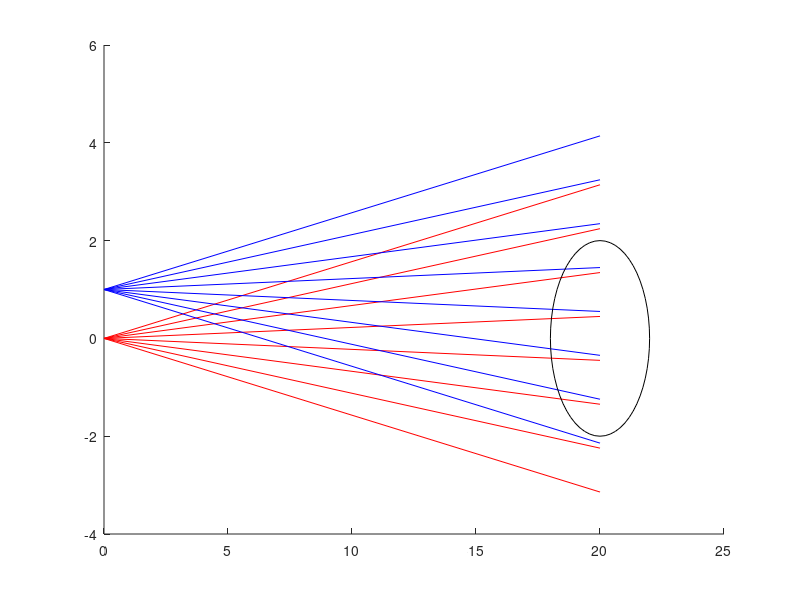
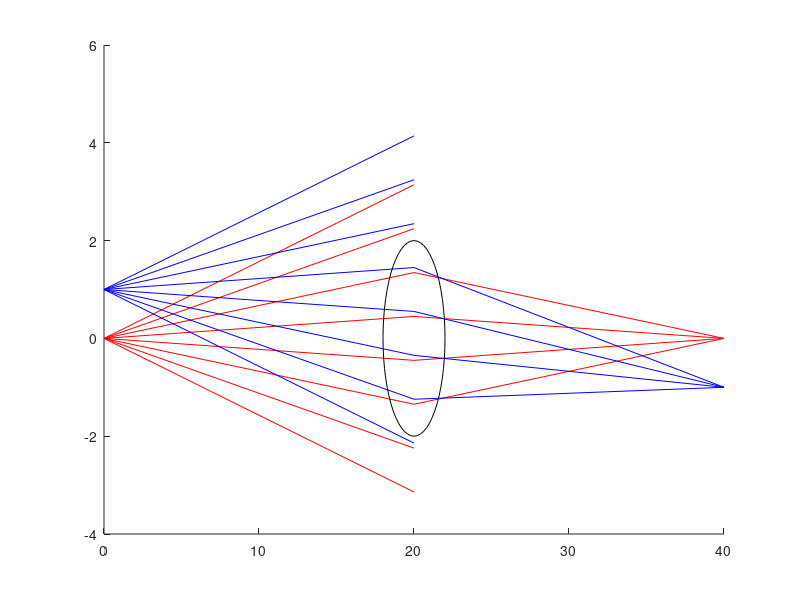

These figures' MATLAB source, in order:
clear all;
close all;

% Initialization
theta_x1 = linspace(-pi/20, pi/20, 8);
theta_x2 = linspace(-pi/20, pi/20, 8);
x2 = zeros(1, 8);
x2(1, :) = 1;
points1 = [zeros(1, 8); theta_x1; zeros(1, 8); zeros(1, 8)]; % initial points 1
points2 = [x2; theta_x2; zeros(1, 8); zeros(1, 8)]; % initial points 2
d = 20;

% Transformation matrices
M_d = [1 d 0 0; 0 1 0 0; 0 0 1 d; 0 0 0 1]; %md1 matrix
M_f = [1 0 0 0; -1/10 1 0 0; 0 0 1 0; 0 0 -1/10 1];%mf matrix represent lens
d2 = 20;
M_d2 = [1 d2 0 0; 0 1 0 0; 0 0 1 d2; 0 0 0 1];%md2 matrix

% Applying transformations to rays
rays_out_1 = zeros(4, 8);
rays_out_2 = zeros(4, 8);

for i = 1:length(points1) %compute Md1*vector
    rays_out_1(:, i) = M_d * points1(:, i);
    rays_out_2(:, i) = M_d * points2(:, i);
end

% Plotting rays
figure;
hold on;
ray_z_1 = [zeros(1, size(points1, 2)); d * ones(1, size(points1, 2))];
ray_z_2 = [zeros(1, size(points2, 2)); d * ones(1, size(points2, 2))];
plot(ray_z_1, [points1(1, :); rays_out_1(1, :)], 'r');
plot(ray_z_2, [points2(1, :); rays_out_2(1, :)], 'b');
radius_lens = 2; % Radius of the lens
center_x = 20; % X-coordinate of the lens center
rectangle('Position', [center_x - radius_lens, -radius_lens, 2 * radius_lens, 2 * radius_lens], 'Curvature', [1, 1], 'EdgeColor', 'k');
hold off;

radius = 2;
count1 = 1;
count2 = 1;
remaining_rays_1 = zeros(4, 1);
remaining_rays_2 = zeros(4, 1);

%check condition if the ray is inside of the circle
for i = 1:length(points2)
    if abs(rays_out_1(1, i)) <= radius
        remaining_rays_1(:, count1) = rays_out_1(:, i);
        count1 = count1 + 1; %cound the valid # of light
    end
    if abs(rays_out_2(1, i)) <= radius
        remaining_rays_2(:, count2) = rays_out_2(:, i);
        count2 = count2 + 1;
    end
end

% transformation of the lights valid in the circle
for i = 1:count1 - 1
    remaining_rays_1(:, i) = M_f * remaining_rays_1(:, i);
end

for i = 1:count2 - 1
    remaining_rays_2(:, i) = M_f * remaining_rays_2(:, i);
end

% Applying another transformation and plotting rays after refraction
rays_out_3 = zeros(4, 4);
rays_out_4 = zeros(4, 4);

for i = 1:count1 - 1
    rays_out_3(:, i) = M_d2 * remaining_rays_1(:, i);
end

for i = 1:count2 - 1
    rays_out_4(:, i) = M_d2 * remaining_rays_2(:, i);
end

%plot graph
figure;
hold on;
ray_z_3 = [d * ones(1, size(remaining_rays_1, 2)); (d2 + d) * ones(1, size(remaining_rays_1, 2))];
ray_z_4 = [d * ones(1, size(remaining_rays_2, 2)); (d2 + d) * ones(1, size(remaining_rays_2, 2))];
plot(ray_z_1, [points1(1, :); rays_out_1(1, :)], 'r');
plot(ray_z_2, [points2(1, :); rays_out_2(1, :)], 'b');
plot(ray_z_3, [remaining_rays_1(1, :); rays_out_3(1, :)], 'Color', 'r');
plot(ray_z_4, [remaining_rays_2(1, :); rays_out_4(1, :)], 'Color', 'b');
radius_lens = 2; % Radius of the lens
center_x = 20; % X-coordinate of the lens center
rectangle('Position', [center_x - radius_lens, -radius_lens, 2 * radius_lens, 2 * radius_lens], 'Curvature', [1, 1], 'EdgeColor', 'k');
hold off;
